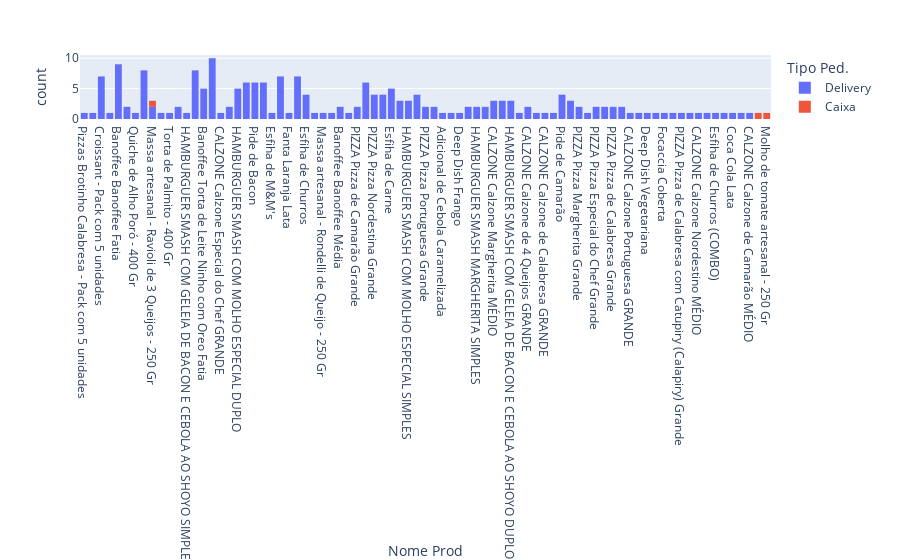

Source (notebook cell):
### Code cell
display (tabela)
import plotly.express as px
grafico = px.histogram(tabela, x ="Nome Prod", color ="Tipo Ped.")
grafico.show()

### Figure 1 — Plotly figure (JSON) as saved in the notebook; plotly's stock layout.template omitted (floating-point values rounded to 4 significant figures; data arrays with more than 128 entries replaced by an {"elided": "..."} marker saying what was removed)
{"data": [{"alignmentgroup": "True", "bingroup": "x", "hovertemplate": "Tipo Ped.=Delivery    <br>Nome Prod=%{x}<br>count=%{y}<extra></extra>", "legendgroup": "Delivery    ", "marker": {"color": "#636efa", "pattern": {"shape": ""}}, "name": "Delivery    ", "offsetgroup": "Delivery    ", "orientation": "v", "showlegend": true, "type": "histogram", "x": {"elided": "204 str values"}, "xaxis": "x", "yaxis": "y"}, {"alignmentgroup": "True", "bingroup": "x", "hovertemplate": "Tipo Ped.=Caixa       <br>Nome Prod=%{x}<br>count=%{y}<extra></extra>", "legendgroup": "Caixa       ", "marker": {"color": "#EF553B", "pattern": {"shape": ""}}, "name": "Caixa       ", "offsetgroup": "Caixa       ", "orientation": "v", "showlegend": true, "type": "histogram", "x": ["Massa artesanal - Ravioli de 3 Queijos - 250 Gr", "Massa artesanal - Ravioli de Frango com Requeijão - 250 Gr", "Molho de tomate artesanal - 250 Gr"], "xaxis": "x", "yaxis": "y"}], "layout": {"barmode": "relative", "legend": {"title": {"text": "Tipo Ped."}, "tracegroupgap": 0}, "margin": {"t": 60}, "xaxis": {"anchor": "y", "domain": [0, 1], "title": {"text": "Nome Prod"}}, "yaxis": {"anchor": "x", "domain": [0, 1], "title": {"text": "count"}}}}
